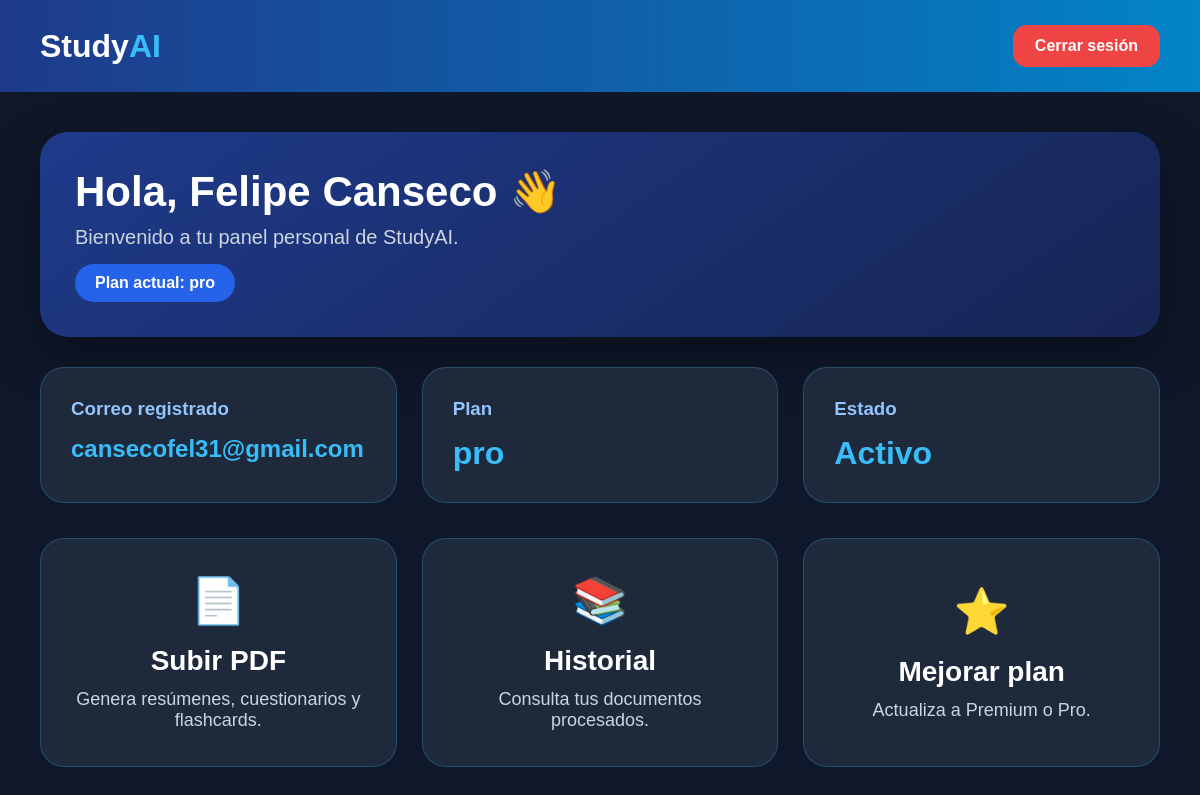
/dashboard (signed in), run on the app's committed database.
### tables this page shows
CREATE TABLE usuarios (
            id INTEGER PRIMARY KEY AUTOINCREMENT,
            nombre TEXT NOT NULL,
            correo TEXT UNIQUE NOT NULL,
            password TEXT NOT NULL,
            plan TEXT DEFAULT 'gratis',
            fecha_registro TIMESTAMP DEFAULT CURRENT_TIMESTAMP
        );

### app.py (the view)
@app.route('/dashboard')
def dashboard():
    if "usuario_id" not in session:
        return redirect('/login')
    conexion = sqlite3.connect("usuarios.db")
    cursor = conexion.cursor()
    cursor.execute(
        "SELECT nombre, correo, plan FROM usuarios WHERE id=?",
        (session["usuario_id"],)
    )
    usuario = cursor.fetchone()
    conexion.close()
    if usuario:
        session["nombre"] = usuario[0]
        session["correo"] = usuario[1]
        session["plan"] = usuario[2]
        return render_template(
            "dashboard.html",
            nombre=usuario[0],
            correo=usuario[1],
            plan=usuario[2]
        )
    return redirect('/login')

### templates/dashboard.html (shortened to what this page needs)
<!DOCTYPE html>
<html lang="es">
<head>
</head>
<body>
<div class="header">
    <div class="logo">Study<span>AI</span></div>
    <a href="/logout">Cerrar sesión</a>
</div>
<div class="container">
    <section class="bienvenida">
        <h1>Hola, {{ nombre }} 👋</h1>
        <p>Bienvenido a tu panel personal de StudyAI.</p>
        <span class="plan">Plan actual: {{ plan }}</span>
    </section>
    <div class="info-grid">
        <div class="info-card">
            <h3>Correo registrado</h3>
            <div class="dato" style="font-size:24px;">{{ correo }}</div>
        </div>
        <div class="info-card">
            <h3>Plan</h3>
            <div class="dato">{{ plan }}</div>
        </div>
        <div class="info-card">
            <h3>Estado</h3>
            <div class="dato">Activo</div>
        </div>
    </div>
    <div class="acciones">
        <a href="/" class="accion">
            <div class="icono">📄</div>
            <h2>Subir PDF</h2>
            <p>Genera resúmenes, cuestionarios y flashcards.</p>
        </a>
        <a href="/historial" class="accion">
            <div class="icono">📚</div>
            <h2>Historial</h2>
            <p>Consulta tus documentos procesados.</p>
        </a>
        <a href="/#precios" class="accion">
            <div class="icono">⭐</div>
            <h2>Mejorar plan</h2>
            <p>Actualiza a Premium o Pro.</p>
        </a>
    </div>
</div>
</body>
</html>

### templates/dashboard.html (style rules this page uses)
* { margin:0; padding:0; box-sizing:border-box; font-family:Arial,sans-serif; }
body { background:#0f172a; color:white; }
.header { background:linear-gradient(90deg,#1e3a8a,#0284c7); padding:25px 40px; display:flex; justify-content:space-between; align-items:center; }
.logo { font-size:32px; font-weight:900; }
.logo span { color:#38bdf8; }
.header a { color:white; text-decoration:none; background:#ef4444; padding:12px 22px; border-radius:14px; font-weight:bold; }
.container { padding:40px; }
.bienvenida { background:linear-gradient(145deg,#1e3a8a,#172554); padding:35px; border-radius:28px; margin-bottom:30px; box-shadow:0 20px 50px rgba(0,0,0,.35); }
.bienvenida h1 { font-size:42px; margin-bottom:10px; }
.bienvenida p { color:#cbd5e1; font-size:20px; }
.plan { display:inline-block; margin-top:15px; padding:10px 20px; border-radius:20px; font-weight:bold; background:#2563eb; }
.info-grid { display:grid; grid-template-columns:repeat(3,1fr); gap:25px; margin-bottom:35px; }
.info-card { background:#1e293b; padding:30px; border-radius:24px; border:1px solid rgba(56,189,248,.25); }
.info-card h3 { color:#93c5fd; margin-bottom:15px; }
.info-card .dato { font-size:32px; font-weight:900; color:#38bdf8; word-break:break-word; }
.acciones { display:grid; grid-template-columns:repeat(3,1fr); gap:25px; }
.accion { min-height:220px; background:#1e293b; padding:35px 25px; border-radius:24px; text-align:center; text-decoration:none; color:white; transition:.3s; border:1px solid rgba(56,189,248,.25); display:flex; flex-direction:column; justify-content:center; align-items:center; }
.accion .icono { font-size:45px; margin-bottom:18px; }
.accion h2 { margin-bottom:12px; font-size:28px; }
.accion p { color:#cbd5e1; font-size:18px; }

### data on the page
usuarios: nombre "Felipe Canseco", plan "pro", correo "cansecofel31@gmail.com"
